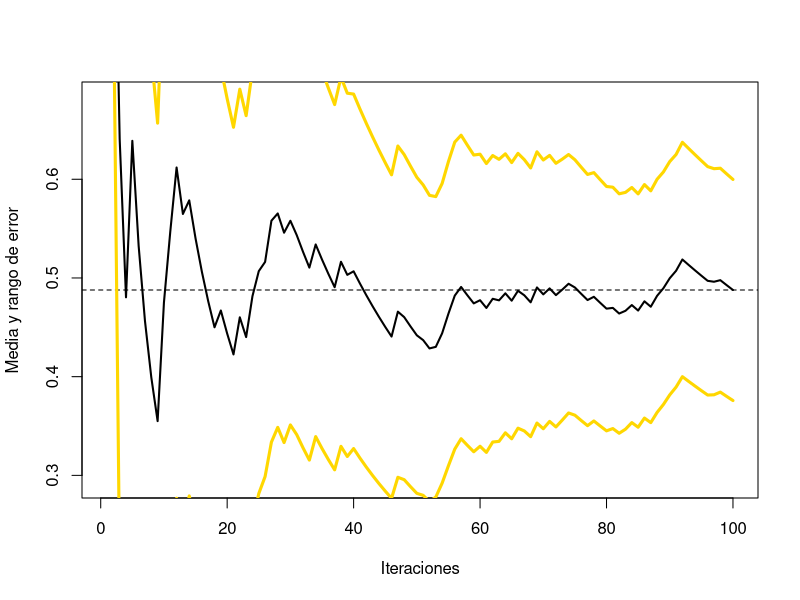
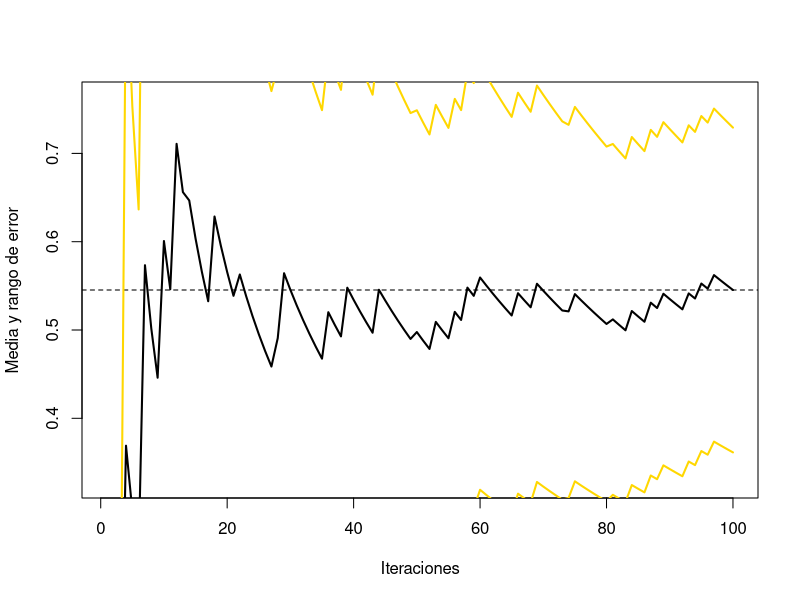
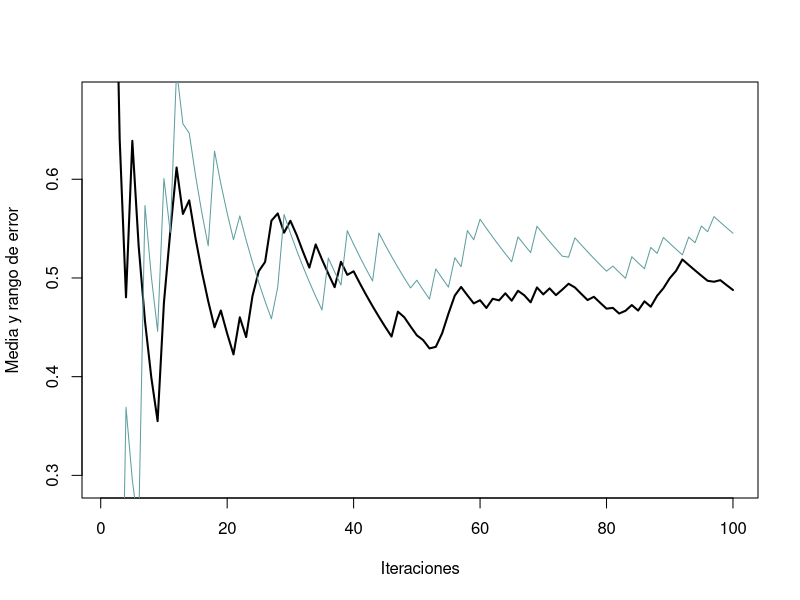
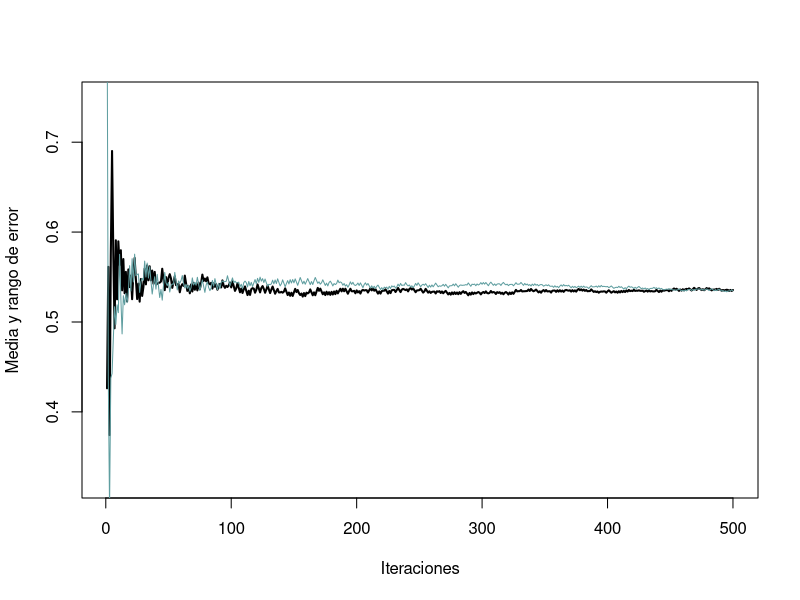
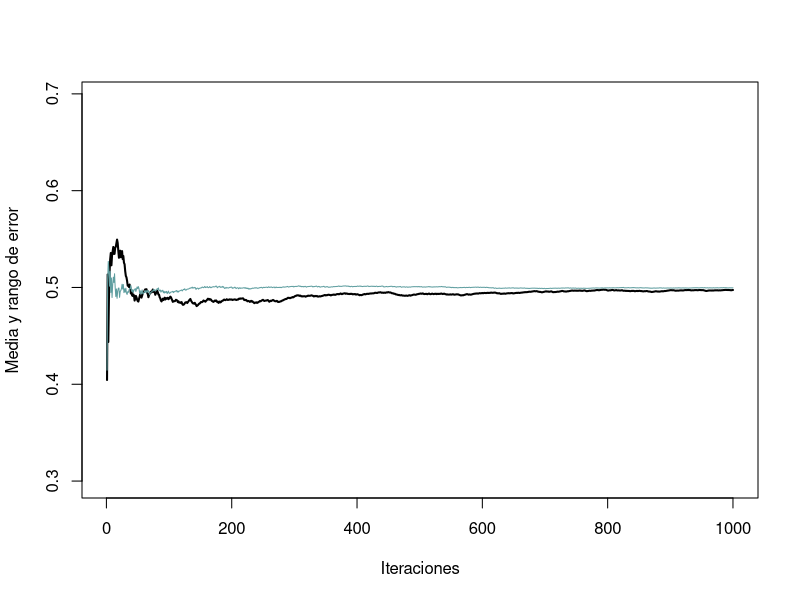
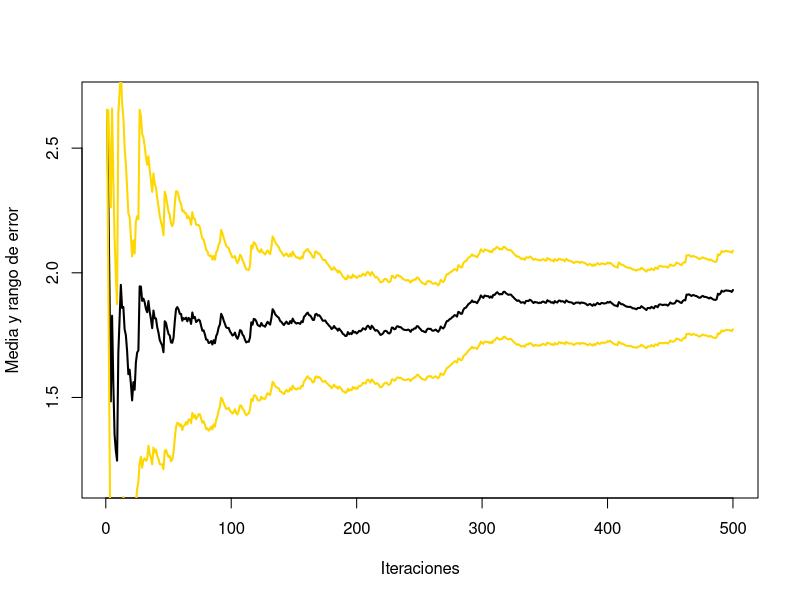
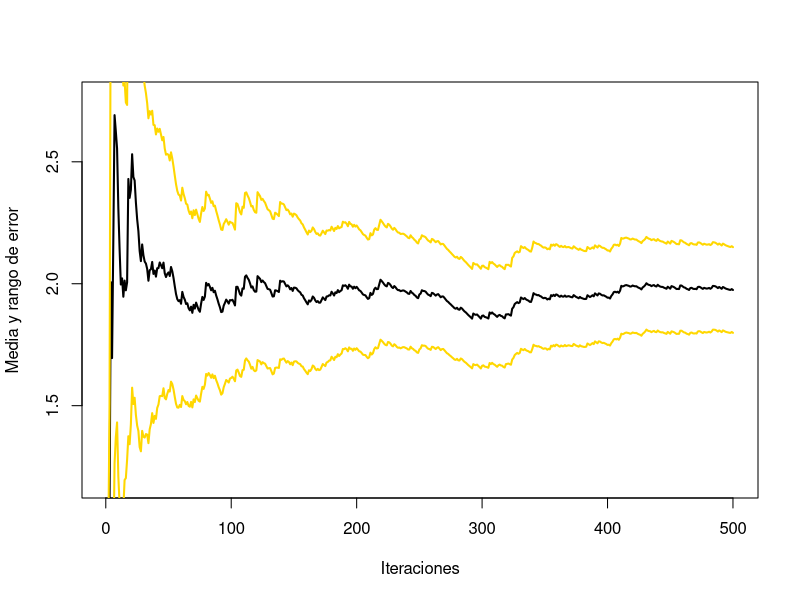

These charts were generated, in order, by the following R code:
## ---- chunk 1
#Haremos que esta función que nos devuelva los valores simulados, la aproximación a lo largo de n, y el error.
mc.integral <- function(f, a, b, n, plot=TRUE) {
  fx <- sapply(runif(n, a, b), f)*(b-a)
  #if (plot) {
    estint <- cumsum(fx)/(1:n)
    esterr <- sqrt(cumsum((fx-estint)^2))/(1:n)
   if (plot){ 
    plot(estint, ylab="Media y rango de error", type="l", lwd= 2, ylim=mean(fx)+2*c(-esterr[1],esterr[1]), xlab="Iteraciones")
    abline(h=estint[n],lty=2)
    lines(estint+2*esterr, col="gold", lwd=3)
    lines(estint-2*esterr, col="gold", lwd=3)
    return(list(x=fx,estint=estint,esterr=esterr,valor=estint[n], error=2*esterr[n])) 
  } else return(list(x=fx,estint=estint,esterr=esterr,valor=mean(fx), error=2*sd(fx)/sqrt(n))) 
}  
## ---- chunk 2
mc.integral_anti <- function(ftn, a, b, n, plot=TRUE) {
 x <- runif(n%/%2, a, b)
 x <- as.numeric(matrix(c(x,a+b-x),nrow=2,byrow=TRUE)) # genera los valores de x y su antitetica en orden x1,ant1,x2,ant2
 fx <- sapply(x, ftn)*(b-a)
 #if (plot) {
    estint <- cumsum(fx)/(1:n)
    esterr <- sqrt(cumsum((fx-estint)^2))/(1:n)
  if(plot) {
    plot(estint, ylab="Media y rango de error", type="l", lwd= 2, ylim=mean(fx)+2*c(-esterr[1],esterr[1]), xlab="Iteraciones")
    abline(h=estint[n],lty=2)
    lines(estint+2*esterr,col="gold",lwd=2)
    lines(estint-2*esterr,col="gold",lwd=2)
    return(list(x=fx,estint=estint,esterr=esterr,valor=estint[n],error=2*esterr[n]))
  } else return(list(x=fx,estint=estint,esterr=esterr,valor=mean(fx),error=2*sd(fx)/sqrt(n))) 
}
## ---- chunk 3
finv<-function(x) ifelse((x<=5/8),sqrt((5-8*x)/3), 0)
f <- function(x) return((1/8)*(5-3*x^2))
## ---- chunk 4
n=100

set.seed(1)
#Simulamos para Monte Carlo clásico para la funcion original
x_mc <- mc.integral(finv, 0,sqrt(5/3) ,n,plot = T)
fx_mc <- x_mc[[1]]
acum_mc <- x_mc[[2]]
esterr_mc <- x_mc[[3]]
error_mc <- x_mc$error

## ---- chunk 5
#Simulamos para Monte Carlo con antitéticas para la función original
set.seed(12431)
x_mca <- mc.integral_anti(finv,0,sqrt(13/3), n,plot=T)
fx_mca <- x_mca[[1]]
acum_mca <- x_mca[[2]]
error_mca <- x_mca$error
## ---- chunk 6
Aproximación <- c(mean(fx_mc),mean(fx_mca))
Error <- c(error_mc,error_mca)
p <- cbind(Aproximación,Error)
row.names(p) <- c('Monte Carlo Clásico','Monte Carlo Antitética')
#Construcción de tabla de resultados con formato
library(knitr)
kable(p,align = 'l', digits = round(4))
## ---- chunk 7
plot(acum_mc, ylab="Media y rango de error", type="l", lwd= 2, ylim=mean(fx_mc)+2*c(-esterr_mc[1],esterr_mc[1]), xlab="Iteraciones") 
abline(h = 2, lty = 2)
lines(acum_mca,col='cadetblue')
## ---- chunk 8
100*( (mean(fx_mc) - mean(fx_mca))/mean(fx_mc))
## ---- chunk 9
100*((var(fx_mc) - var(fx_mca))/var(fx_mc))
## ---- chunk 10
n=500
#Simulamos para Monte Carlo clásico
x_mc <- mc.integral_anti(finv, 0, 1,n,plot = FALSE)
fx_mc <- x_mc[[1]]
acum_mc <- x_mc[[2]]
esterr_mc <- x_mc[[3]]
error_mc <- x_mc$error

#Simulamos para Monte Carlo con antitéticas
x_mca <- mc.integral_anti(finv, 0, 1, n,plot = FALSE)
fx_mca <- x_mca[[1]]
acum_mca <- x_mca[[2]]
error_mca <- x_mca$error
## ---- chunk 11
Aproximación <- c(mean(fx_mc),mean(fx_mca))
Error <- c(error_mc,error_mca)
p <- cbind(Aproximación,Error)
row.names(p) <- c('Monte Carlo Clásico','Monte Carlo Antitética')

kable(p,align = 'l', digits = round(4))
## ---- chunk 12
plot(acum_mc, ylab="Media y rango de error", type="l", lwd= 2, ylim=mean(fx_mc)+2*c(-esterr_mc[1],esterr_mc[1]), xlab="Iteraciones")
abline(h = 2, lty = 2)
lines(acum_mca,col='cadetblue')
## ---- chunk 13
100*( (mean(fx_mc) - mean(fx_mca))/mean(fx_mc))
## ---- chunk 14
100*((var(fx_mc) - var(fx_mca))/var(fx_mc))
## ---- chunk 15
n=1000

set.seed(1314)
#Simulamos para Monte Carlo clásico
x_mc <- mc.integral(f, 0, 1,n,plot = FALSE)
fx_mc <- x_mc[[1]]
acum_mc <- x_mc[[2]]
esterr_mc <- x_mc[[3]]
error_mc <- x_mc$error

#Simulamos para Monte Carlo con antitéticas
x_mca <- mc.integral_anti(f, 0, 1, n,plot = FALSE)
fx_mca <- x_mca[[1]]
acum_mca <- x_mca[[2]]
error_mca <- x_mca$error
## ---- chunk 16
Aproximación <- c(mean(fx_mc),mean(fx_mca))
Error <- c(error_mc,error_mca)
p <- cbind(Aproximación,Error)
row.names(p) <- c('Monte Carlo Clásico','Monte Carlo Antitética')

kable(p,align = 'l', digits = round(4))
## ---- chunk 17
plot(acum_mc, ylab="Media y rango de error", type="l", lwd= 2, ylim=mean(fx_mc)+2*c(-esterr_mc[1],esterr_mc[1]), xlab="Iteraciones")
abline(h = 2, lty = 2)
lines(acum_mca,col='cadetblue')
## ---- chunk 18
100*( (mean(fx_mc) - mean(fx_mca))/mean(fx_mc))
## ---- chunk 19
100*((var(fx_mc) - var(fx_mca))/var(fx_mc))
## ---- chunk 20
#ejercicio 5

# -------------------------------
mc.integral <- function(ftn, n, plot=TRUE) {
  # Integración Monte Carlo
  # -------------------------------
  fx <- sapply(runif(n%/%2), ftn)
  m <- n%/%2
  if (plot) {
    estint <- cumsum(fx)/(1:m)
    esterr <- sqrt(cumsum((fx-estint)^2))/(1:m)
    estvar <- sum((fx-estint)^2)/(1:m)
    plot(estint, ylab="Media y rango de error", type="l", lwd= 2, ylim=mean(fx)+2*c(-esterr[1],esterr[1]), xlab="Iteraciones")
    lines(estint+2*esterr, col="gold", lwd=2)
    lines(estint-2*esterr, col="gold", lwd=2)
    return(list(x=fx,valor=estint[m], error=2*esterr[m],vx=estvar[m]))  
  } else return(list(x=fx,valor=mean(fx), error=2*sd(fx)/sqrt(m),vx=var(fx)))
}  
lambda <- 0.5
ftn <- function(x) return(-log(x)/lambda)
nsim <- 10^3
set.seed(1)
x <- mc.integral(ftn, nsim,plot = T)

fantit <- function(x) return(-log(1-x)/lambda)
set.seed(1)
xa <- mc.integral(fantit,nsim,plot=T)

#correlacion
corr <- cor(x$x,xa$x)
xt <- c(x$x,xa$x)
mean(xt)

vxt <- var(xa$x)*(1+corr) #estimación varianza suponiendo dependencia

#Estimación del porcentaje de reducción en la varianza
100*(var(x$x)-vxt )/var(x$x)

